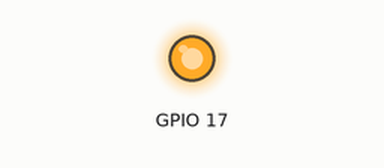
Simulated run of this program. Board: Raspberry Pi (BCM pin numbers), started with the argument 17. Shown: output pins drawn as LEDs (lit = HIGH). What the program prints to the terminal is not drawn. At 0.0 s the program stops and its outputs stay as they are.

Above: at 0.1 s.
Timing chart, 0 to 1.5 s (numbered marks = the images above):
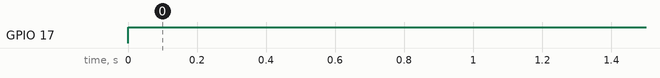

The program:

gOn.py
```python
#!/usr/bin/python
import sys
print "This is the name of the script: ", sys.argv[0]
import RPi.GPIO as GPIO
GPIO.setmode(GPIO.BCM) # GPIO Nummern statt Board Nummern

RELAIS_1_GPIO = int(sys.argv[1])
GPIO.setup(RELAIS_1_GPIO, GPIO.OUT) # GPIO Modus zuweisen
#GPIO.output(RELAIS_1_GPIO, GPIO.LOW) # aus
GPIO.output(RELAIS_1_GPIO, GPIO.HIGH) # an
```

Measured:
- by itself, GPIO 17: LOW → HIGH at 0.00 s
